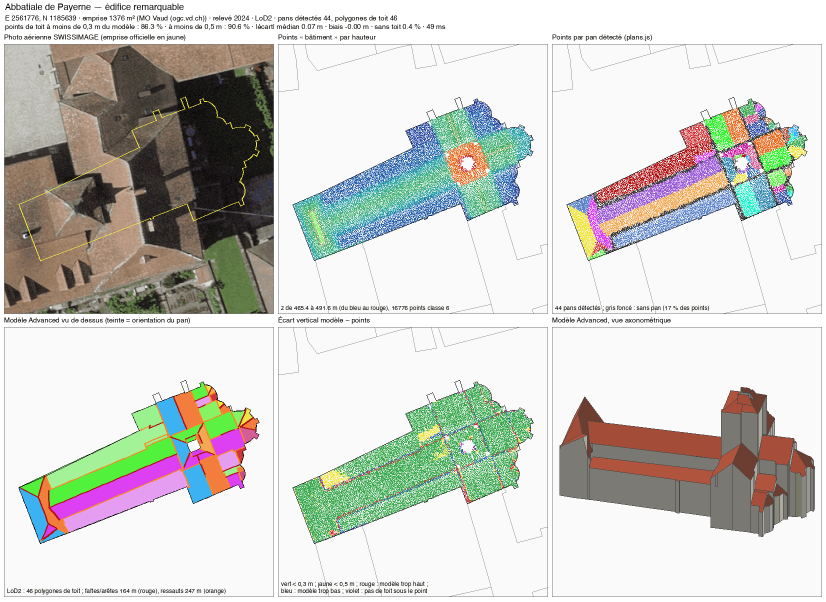
#> input picture outils/reconstruction/evaluation/abbatiale-payerne.png, 1652 x 1204 px (shown at 1/2 size)
$ python superposer.py ../reconstruction/evaluation/abbatiale-payerne.png ../reconstruction/evaluation/abbatiale-st-gall.png ../reconstruction/evaluation/abbatiale-st-gall.png ../reconstruction/evaluation/abbatiale-st-gall.png
#> lines starting #> are read from the running program, lines starting #| are printed output that depends on the picture; after the words box and inside, x2 and y2 are one past the last pixel; in counts of white or black regions, pixels touching at a corner belong together
"""Superpose le rendu calé de la maquette sur la photo : trois vues côte à côte (photo, rendu, mélange à 50 %) et un
calque des contours du rendu (en rouge) sur la photo, pour voir d'un coup d'œil les écarts de forme et de proportion.
   python3 -I outils/ponts/superposer.py photo.jpg rendu.jpg sortie.jpg "Titre"
"""
import sys
from PIL import Image, ImageChops, ImageDraw, ImageFilter, ImageFont

photo, rendu, sortie = sys.argv[1:4]
titre = sys.argv[4] if len(sys.argv) > 4 else ""
P = Image.open(photo).convert("RGB")
#> P is the input picture: PIL image 1652x1204 RGB; mean R, G, B 206.9, 207.2, 202
R = Image.open(rendu).convert("RGB").resize(P.size, Image.LANCZOS)
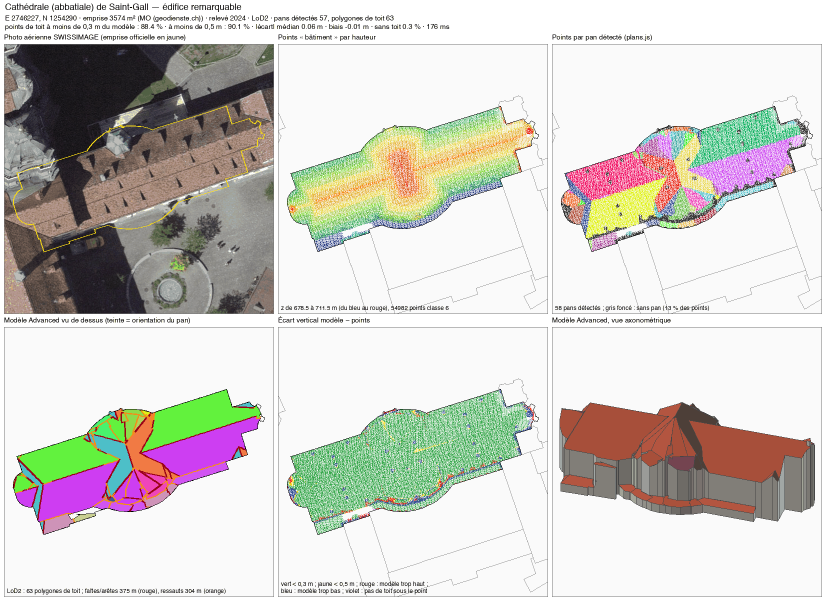
#> input picture outils/reconstruction/evaluation/abbatiale-st-gall.png, 1652 x 1204 px (shown at 1/2 size)
#> R is the input picture: PIL image 1652x1204 RGB; mean R, G, B 209.4, 207.1, 201.3
H = 520
redim = lambda im: im.resize((round(im.width * H / im.height), H), Image.LANCZOS)
melange = Image.blend(P, R, 0.5)
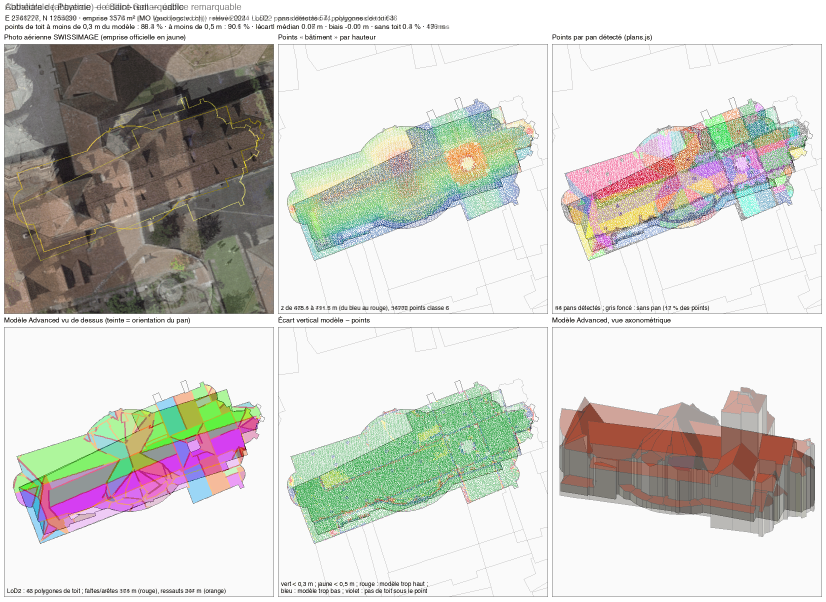
#> melange: PIL image 1652x1204 RGB (shown at 1/2 size); mean R, G, B 208.1, 207.1, 201.6
# contours du rendu : arêtes nettes (changements de teinte), épaissies, en rouge sur la photo
bords = R.convert("L").filter(ImageFilter.FIND_EDGES).point(lambda v: 255 if v > 28 else 0).filter(ImageFilter.MaxFilter(3))
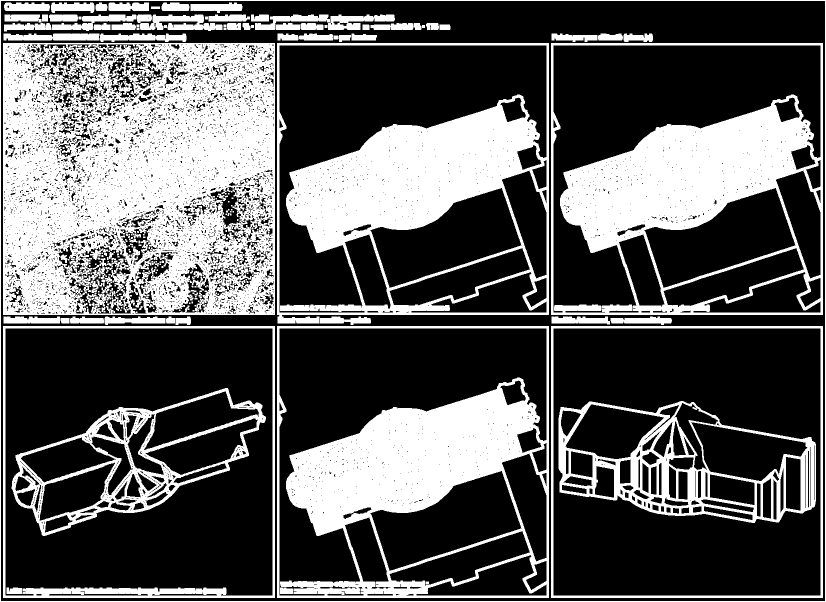
#> bords: PIL image 1652x1204 L (shown at 1/2 size); 35% white; 259 white regions (144 under 20 px), largest, box (x1, y1, x2, y2) and area: (6, 86, 550, 630) 234766, (554, 652, 1098, 1196) 106503, (554, 86, 1098, 647) 105296
calque = P.copy(); calque.paste((230, 30, 40), mask=bords)
#> after `calque.paste((230, 30, 40), mask=bords)`:
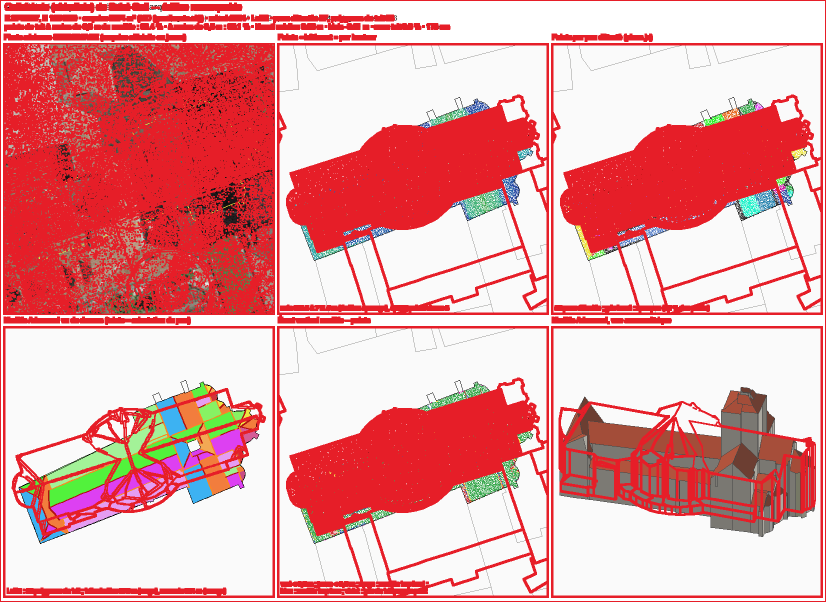
#> calque: PIL image 1652x1204 RGB (shown at 1/2 size); mean R, G, B 231, 160.2, 162.1
vues = [redim(x) for x in (P, R, melange, calque)]
#> vues = 4 items
m, haut = 12, 44
W = sum(v.width for v in vues[:2]) + 3 * m
#> W = 1462
img = Image.new("RGB", (W, 2 * H + haut + 3 * m), "white")
#> img: PIL image 1462x1120 RGB; every value is 255
img.paste(vues[0], (m, haut)); img.paste(vues[1], (2 * m + vues[0].width, haut))
img.paste(vues[2], (m, haut + H + m)); img.paste(vues[3], (2 * m + vues[2].width, haut + H + m))
#> after `img.paste(vues[2], (m, haut + H + m))`:
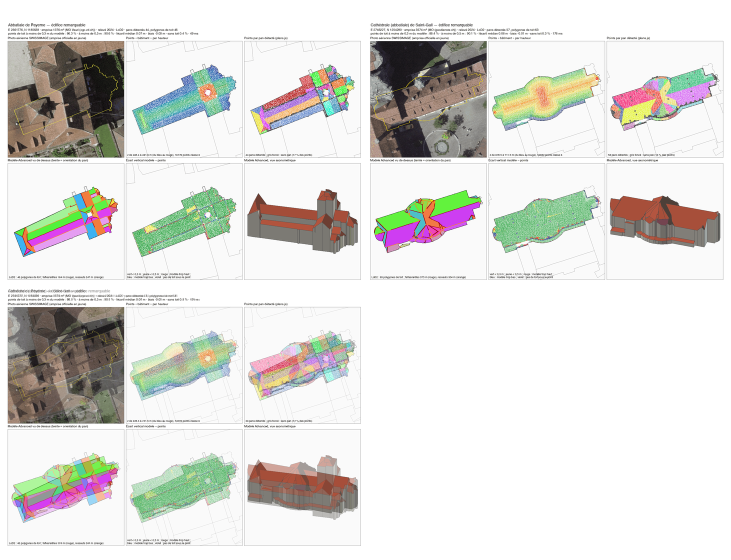
#> img: PIL image 1462x1120 RGB (shown at 1/2 size); mean R, G, B 223, 222.3, 218.6
#> after `img.paste(vues[3], (2 * m + vues[2].width, haut + H + m))`:
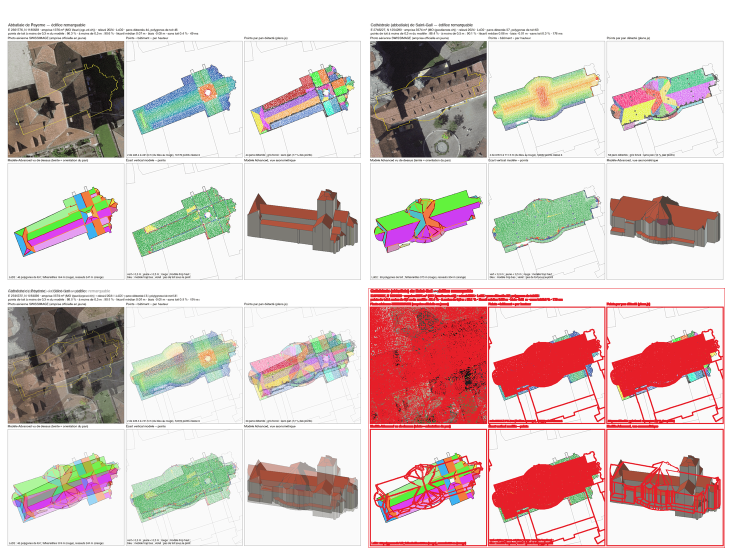
#> img: PIL image 1462x1120 RGB (shown at 1/2 size); mean R, G, B 217.5, 200.8, 197.5
d = ImageDraw.Draw(img)
try: f = ImageFont.truetype("/System/Library/Fonts/Helvetica.ttc", 22)
except Exception: f = ImageFont.load_default()
d.text((m, 12), f"{titre}  —  photo · rendu calé · mélange 50 % · contours du rendu sur la photo", fill="#222", font=f)
img.save(sortie, quality=88)
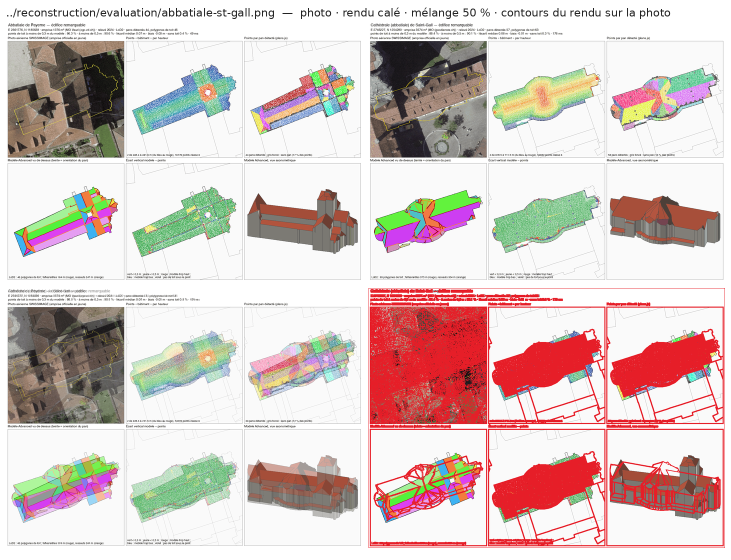
#> saved as abbatiale-st-gall.png: PIL image 1462x1120 RGB (shown at 1/2 size); mean R, G, B 216.8, 200, 196.7
print(sortie, img.size)
#| ../reconstruction/evaluation/abbatiale-st-gall.png (1462, 1120)
